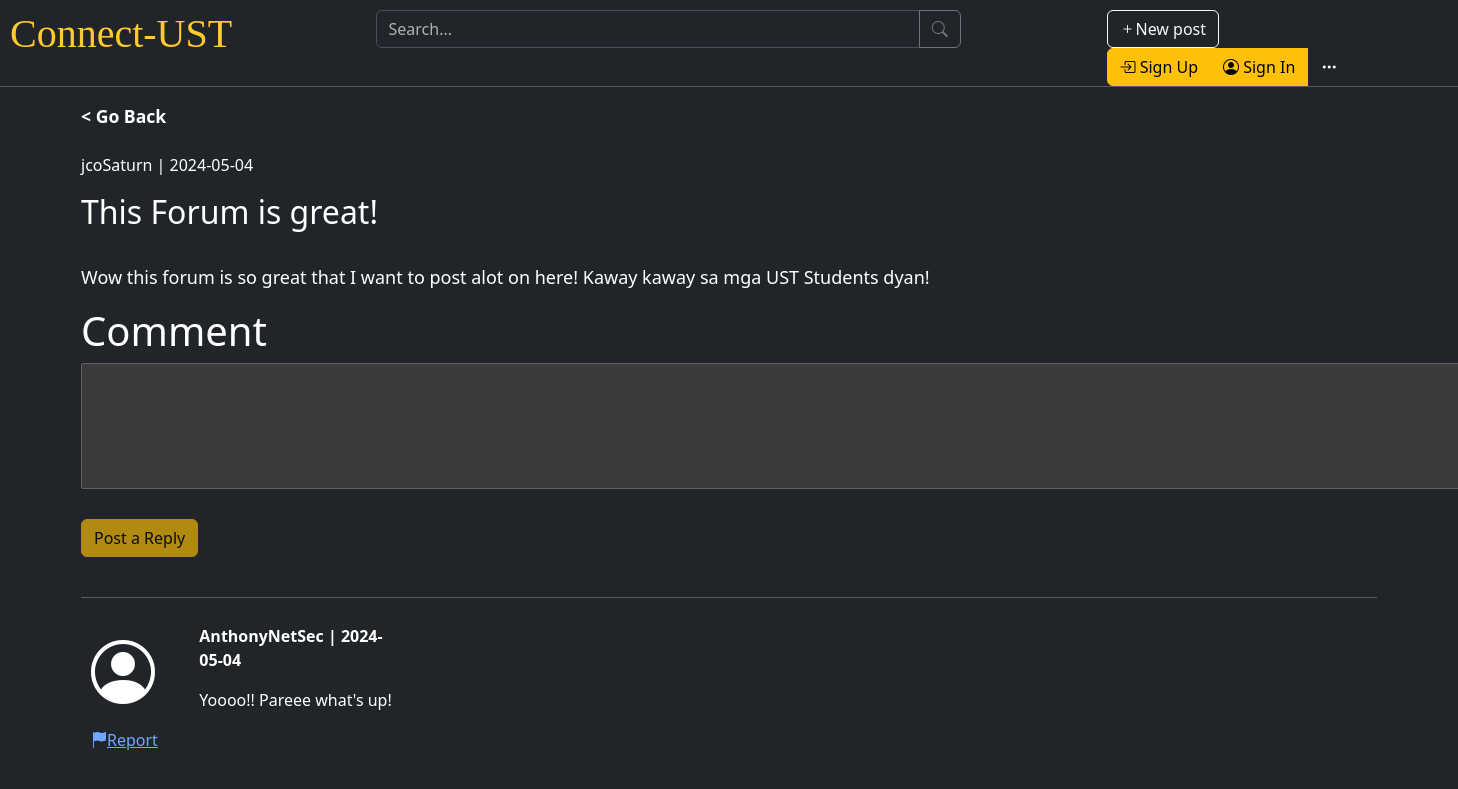
The app's page /post_details.php?id=568707, older data.
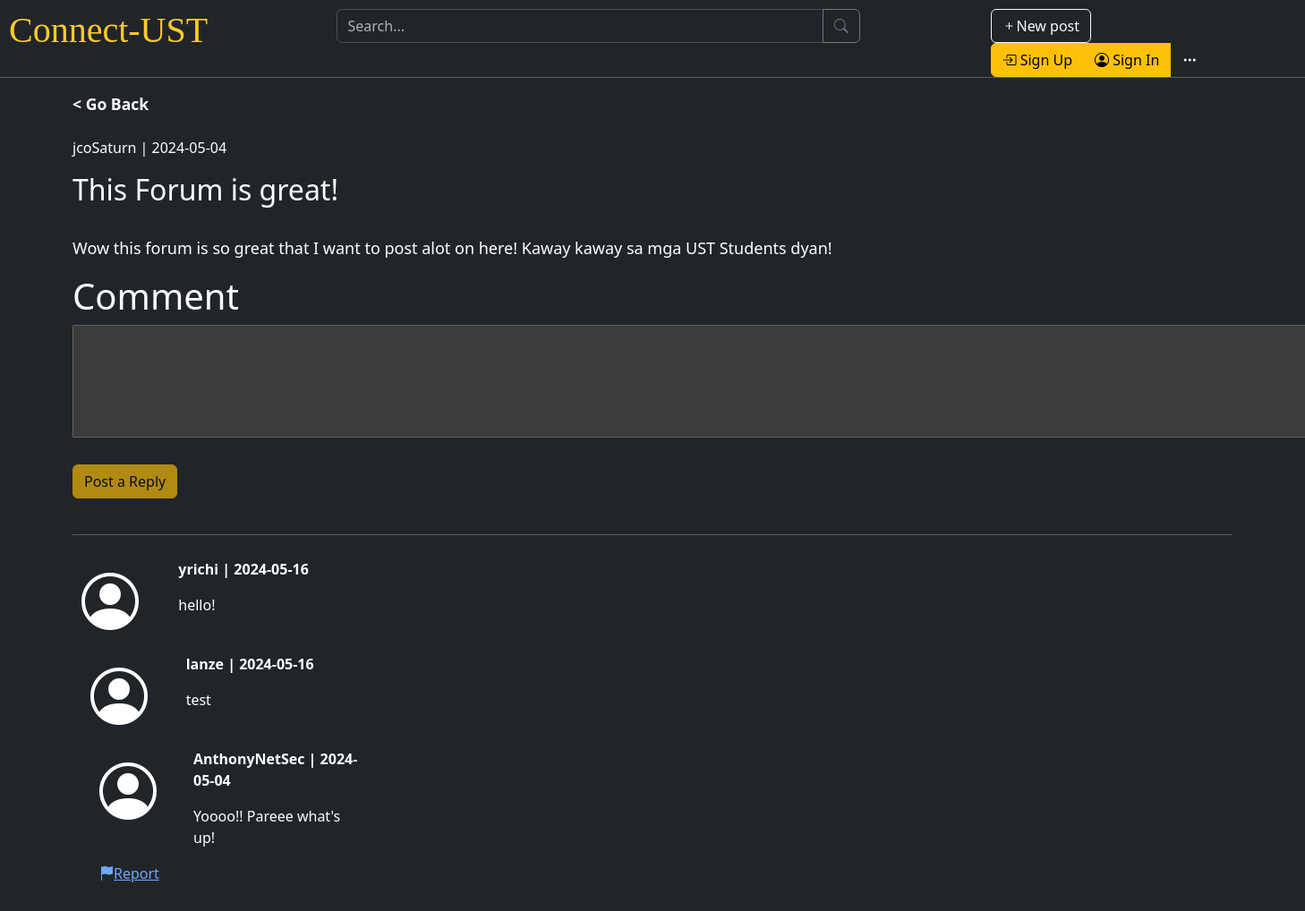
The same page, newer data.
### tables this page shows
CREATE TABLE `comments` (
  `CommentID` int(11) NOT NULL,
  `PostID` int(11) DEFAULT NULL,
  `Username` varchar(25) DEFAULT NULL,
  `CommentBody` longtext DEFAULT NULL,
  `CommentDate` date DEFAULT NULL
);

### post_details.php (the view, shortened to what this page needs)
<?php
    include "header-menu.php";
    require_once "database.php";
    try {
        $pdo = new PDO($attr, $user, $pw, $opts);
    } catch(PDOException $e) {
        throw new PDOException($e->getMessage(), (int)$e->getCode());
    }
    if(isset($_GET['id'])) {
        $post_id = $_GET['id'];
        $query = "SELECT * FROM UserPost WHERE PostID = :post_id";
        $stmt_post = $pdo->prepare($query);
        $stmt_post->execute(['post_id' => $post_id]);
        $post = $stmt_post->fetch(PDO::FETCH_ASSOC);
    } else {
        header("Location: index.php");
        exit();
    }
?>
<body>
    <div id="post-container" class="container">
        <b><a onclick="history.back()" id="login-links"  style="font-size:110%;cursor:pointer;">< Go Back</a></b><br><br>
        <div class="post-details">
            <p><?php echo htmlspecialchars_decode($post["Username"]);echo " | ". htmlspecialchars_decode($post["Date_Submitted"]); ?></p>
            <h2><?php echo htmlspecialchars_decode($post["Title"]); ?></h2><br>
            <p style="font-size: large;"><?php echo htmlspecialchars_decode($post["Body"]); ?></p>
        </div>
        <div class="comment-section">
            <div class="reply-form">
                <form action="submit_reply.php" method="post">
                    <h1>Comment</h1>
                    <?php
                        if(!isset($_SESSION['username'])) { ?>
                            <textarea id="reply_body" name="reply_body" rows="5" cols="150" disabled></textarea>
                        <?php } else { ?>
                            <textarea id="reply_body" name="reply_body" rows="5" cols="150" oninput="checkTextArea()"></textarea>
                        <?php }
                    ?>
                    <br><br><button class="btn btn-warning" type="submit" id="submit_button" disabled>Post a Reply</button>
                </form>
            </div><br>
            <hr>
            <?php
                $query_comments = "SELECT * FROM comments WHERE PostID = :post_id ORDER BY CommentDate DESC";
                $stmt_comments = $pdo->prepare($query_comments);
                $stmt_comments->execute(['post_id' => $post_id]);
                while($comments = $stmt_comments->fetch(PDO::FETCH_ASSOC)) {
                    if(!empty($comments['Username']) || !empty($comments['CommentBody'] || !empty($comments['CommentDate']))) {
                        echo "<div class='comment-sec'>";
                        ?>
                        <div class="container" id="comment-container">
                            <div class="row">
                                <div class="col-1"><i class="bi bi-person-circle" style="font-size: 400%;" ></i></div>
                                <div class="col-2">
                                    <?php
                                            echo "<p><b>" . htmlspecialchars_decode($comments['Username']); echo " | " . htmlspecialchars_decode($comments['CommentDate'])  . "</b></p>";
                                            echo "<p>" . htmlspecialchars_decode($comments['CommentBody']) . "</p>";
                                            echo "</div>";
                                        }
                                    }
                                    ?>
                                </div>
                            <a href='#' type='button' data-bs-toggle='modal' data-bs-target='#reportModal'><i class='bi bi-flag-fill'></i>Report</a>
                        </div>
                    </div>
        </div>
    </div>
</body>
</html>

Row changes from the older to the newer data that the page shows:
added comments: Username "yrichi", CommentDate "2024-05-16", CommentBody "hello!"
added comments: Username "lanze", CommentDate "2024-05-16", CommentBody "test"
